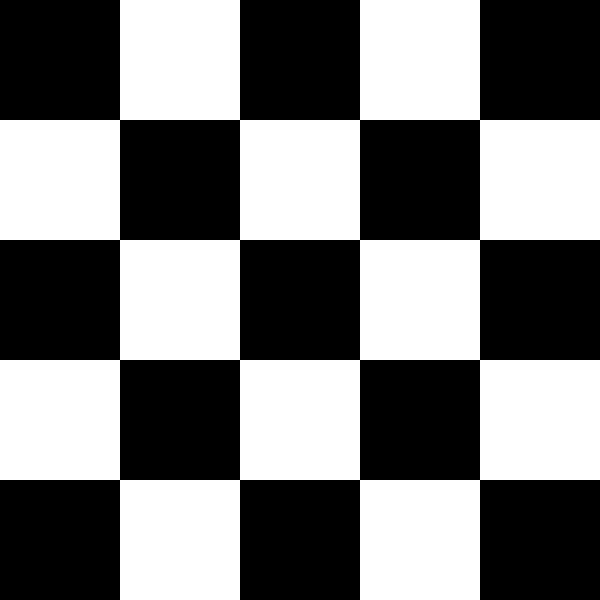
#> input picture Assignment 4/Images/Checkerboard.png, 1200 x 1200 px, found by its file name (shown at 1/2 size)
$ python noisy_image_corner.py
#> lines starting #> are read from the running program, lines starting #| are printed output that depends on the picture; after the words box and inside, x2 and y2 are one past the last pixel; in counts of white or black regions, pixels touching at a corner belong together
### Assignment 4/harris_corner.py
# Import all the requirement
import cv2
import numpy as np
from matplotlib import pyplot as plt
from scipy import ndimage
from scipy.ndimage import gaussian_filter


################################################################### Define the function for Harris corner and edge detection ################################

def harris_corner(image, thresold, sensitivity, sigma):
    P, Q = image.shape

    sobel_x = np.array((                                                                      # Define the Sobel matrices
                       [-1, 0, 1],
                       [-2, 0, 2],
                       [-1, 0, 1]), dtype="int32")
    sobel_y = np.array((
                       [-1,-2,-1],
                       [0, 0, 0],
                       [1, 2, 1]), dtype="int32")

    Ix = ndimage.convolve(image, sobel_x, mode='constant', cval=0.0)                         # Apply Sobel filter on the image with help of convolution
    Iy = ndimage.convolve(image, sobel_y, mode='constant', cval=0.0)

    Ixx = np.square(Ix)                                                                      # Find second order derivatives
    Iyy = np.square(Iy)
    Ixy = Ix * Iy                                                                            # Determine the cross correlation term

    Ixx = gaussian_filter(Ix**2, sigma)                                                    # Convolve these images with a larger Gaussian window
    Ixy = gaussian_filter(Iy*Ix, sigma)                                                    # Value of mean(sigma) is taken 2 for better output result(It
    Iyy = gaussian_filter(Iy**2, sigma)                                                    # is just observation based)

    detM = Ixx * Iyy - Ixy **2                                                               # Calculate determinant and Trace of Matrix M
    traceM = Ixx + Iyy
    response_matrix = detM - sensitivity * traceM ** 2                                       # Now put the values in equation to get Matrix R

    dummy_corners = np.zeros([P,Q])                                                          # Construct two matrix to store the output
    #dummy_edges = dummy_corners

    for i in range(P):                                                                       # Iterate all the element of response matrix
        for j in range(Q):
            if response_matrix[i][j] > thresold:                                             # Compare with thresold vakue
                dummy_corners[i][j] =  255                                                   # Assign intensity value 255 at corner to make bright

            elif response_matrix[i][j] < thresold:                                           # Assign intensity value 255 at edges to make visible
                dummy_corners[i][j] = 0

    return dummy_corners #, dummy_edges


############################################################################# Driver code ###################################################################

# [23 lines that do not run on import are left out]

### Assignment 4/noisy_image_corner.py
# Import all the requirement
import cv2
import random
import numpy as np
from matplotlib import pyplot as plt
from harris_corner import harris_corner

############################################### Define the function which rotate scale and add noise in image #########################################
def rotate_scale_noise(image):
    image = cv2.rotate(image, cv2.ROTATE_90_CLOCKWISE)                                                 # Rotate the image
    image = cv2.resize(image, (500, 500))                                                              # scale the image

    P, Q = image.shape                                                                                 # Now add the noise. Salt and pepper noise is apopular
    number_of_pixels = random.randint(100, 5000)                                                       # So I am adding that noise
    for i in range(number_of_pixels):
        x_index = random.randint(0, P - 1)                                                             # choose a pixel randomly
        y_index = random.randint(0, Q - 1)
        image[x_index][y_index] = 255                                                                  # And make it 255  graylevel (Addition of salt)

    for j in range(number_of_pixels):
        x_index = random.randint(0, P - 1)                                                             # Choose a pixel randomly
        y_index = random.randint(0, Q - 1)
        image[x_index][y_index] = 0                                                                    # Make it dark (addition of pepper)

    return image


############################################################Driver code ######################################################################################
if __name__=='__main__':
    # Read the both test images
    checkerboard = cv2.imread('Images\Checkerboard.png', 0)
#> checkerboard: shape (1200, 1200); 48% white; 1 white region, box (x1, y1, x2, y2) and area: (0, 0, 1200, 1200) 691200
    mainbuilding = cv2.imread('Images\MainBuilding.png', 0)
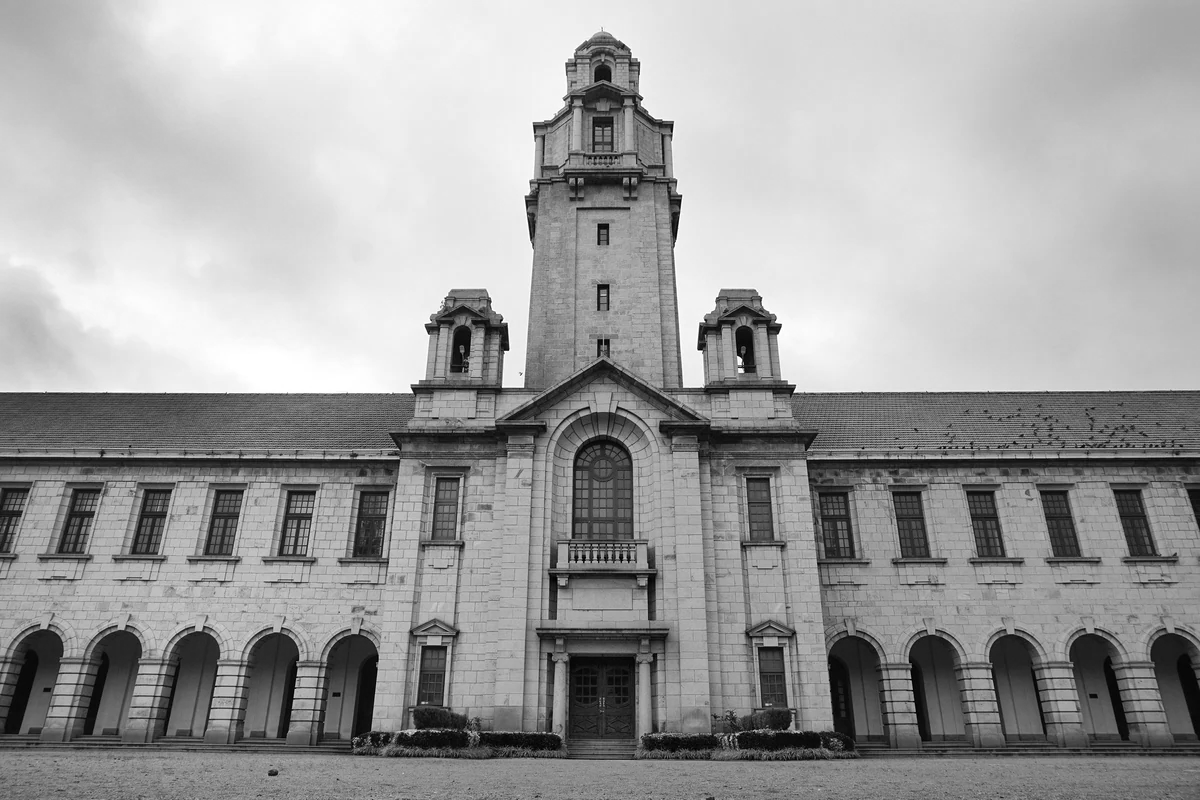
#> input picture Assignment 4/Images/MainBuilding.png, 1200 x 800 px, found by its file name
#> mainbuilding is the input picture: shape (800, 1200); min 0, max 255, mean 158.1

    # Apply rotate scale and noise addition on image
    n_checkerboard = rotate_scale_noise(checkerboard)
#> in rotate_scale_noise, `image = cv2.resize(image, (500, 500))`: image: shape (500, 500); 48% white; 1 white region, box (x1, y1, x2, y2) and area: (0, 0, 500, 500) 120000
#> after the loop in rotate_scale_noise, `for i in range(number_of_pixels):`: image: shape (500, 500); 48.7% white; 1510 white regions (1509 under 20 px), largest, box (x1, y1, x2, y2) and area: (0, 0, 500, 500) 120055
#> after the loop in rotate_scale_noise, `for j in range(number_of_pixels):`: image: shape (500, 500); 48% white; 1487 white regions (1486 under 20 px), largest, box (x1, y1, x2, y2) and area: (0, 0, 500, 500) 118460
    n_mainbuilding = rotate_scale_noise(mainbuilding)
#> after the loop in rotate_scale_noise (call 2), `for i in range(number_of_pixels):`:
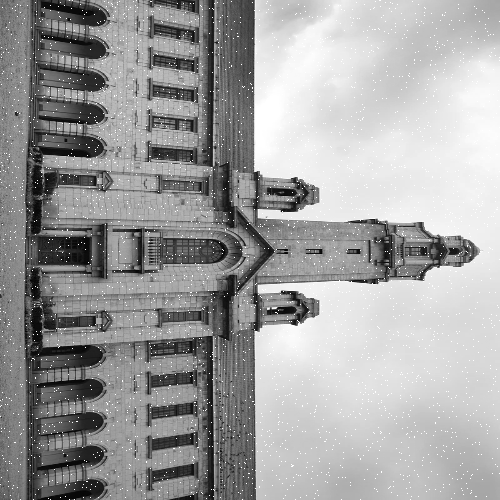
#> image: shape (500, 500); min 2, max 255, mean 159.5
#> after the loop in rotate_scale_noise (call 2), `for j in range(number_of_pixels):`:
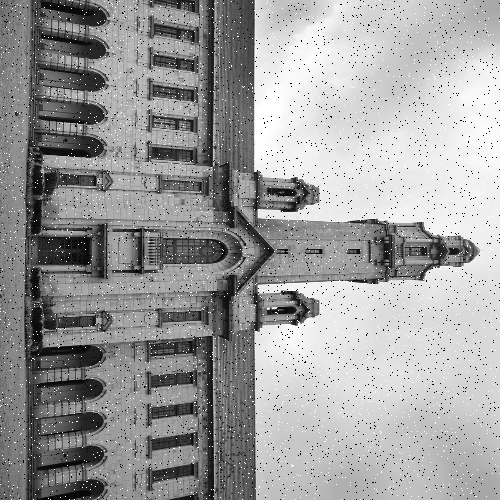
#> image: shape (500, 500); 1.6% of pixels changed, all inside (x1, y1, x2, y2) = (0, 0, 500, 500)


    # Detect the corner in modified image
    corners_checker = harris_corner(image=n_checkerboard, thresold=10,sensitivity=0.05,sigma=2)
#> after the loop in harris_corner, `for i in range(P):`:
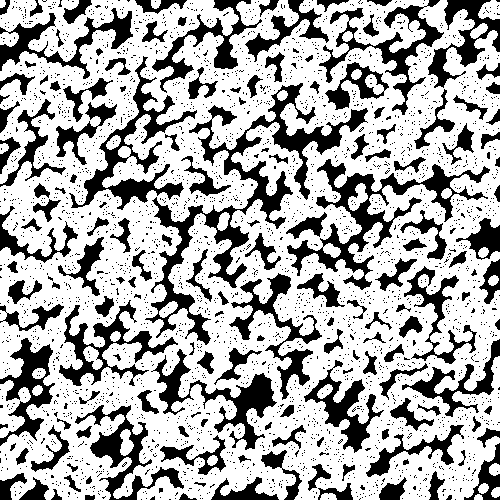
#> dummy_corners: shape (500, 500) float64; 67.7% white; 3030 black regions (2867 under 20 px), largest, box (x1, y1, x2, y2) and area: (145, 83, 368, 345) 8734, (287, 159, 490, 290) 5168, (69, 56, 197, 210) 3699
    corners_mainb = harris_corner(image=n_mainbuilding,thresold=50,sensitivity=0.05,sigma=0.2)
#> call 2 of harris_corner, with thresold = 50, sensitivity = 0.05, sigma = 0.2
#> in harris_corner (call 2), `detM = Ixx * Iyy - Ixy **2`:
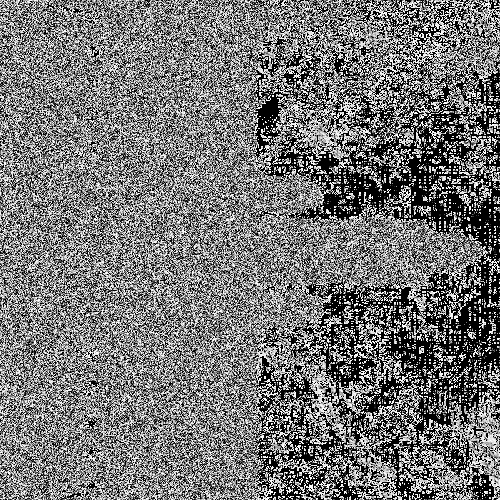
#> detM: shape (500, 500); min 0, max 255, mean 117.8
#> in harris_corner (call 2), `traceM = Ixx + Iyy`:
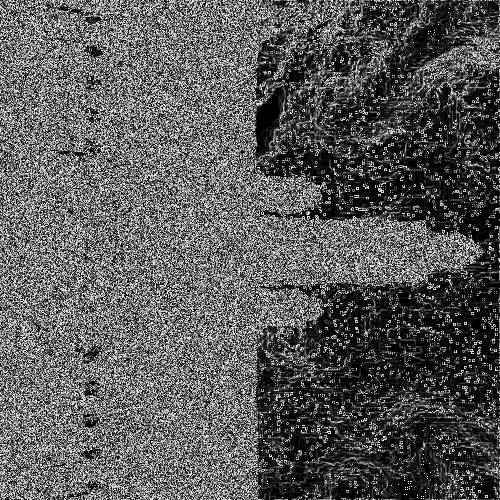
#> traceM: shape (500, 500); min 0, max 255, mean 89.8
#> after the loop in harris_corner (call 2), `for i in range(P):`:
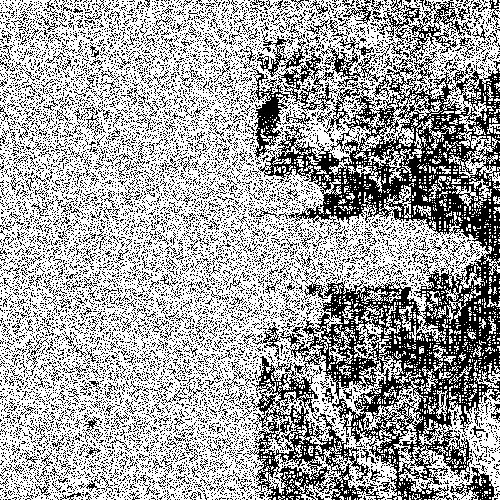
#> dummy_corners: shape (500, 500) float64; 64.9% white; black in thin lines or dots

    # Plot the checkerboard original image
    plt.subplot(2, 3, 1)
    plt.imshow(checkerboard, cmap='gray')
    plt.title('original image')

    # Plot noisy image
    plt.subplot(2, 3, 2)
    plt.imshow(n_checkerboard, cmap='gray')
    plt.title('Noisy roted scaled image')

    # Plot Corners of noisy rotated image
    plt.subplot(2, 3, 3)
    plt.imshow(corners_checker, cmap='gray')
    plt.title('Corner of Noisy roted scaled image')

    # Plot mainbuilding image
    plt.subplot(2, 3, 4)
    plt.imshow(mainbuilding, cmap='gray')
    plt.title('original image')

    plt.subplot(2, 3, 5)
    plt.imshow(n_mainbuilding, cmap='gray')
    plt.title('Noisy roted scaled image')

    plt.subplot(2, 3, 6)
    plt.imshow(corners_mainb, cmap='gray')
    plt.title('Corner of Noisy roted scaled image')
    plt.show()
